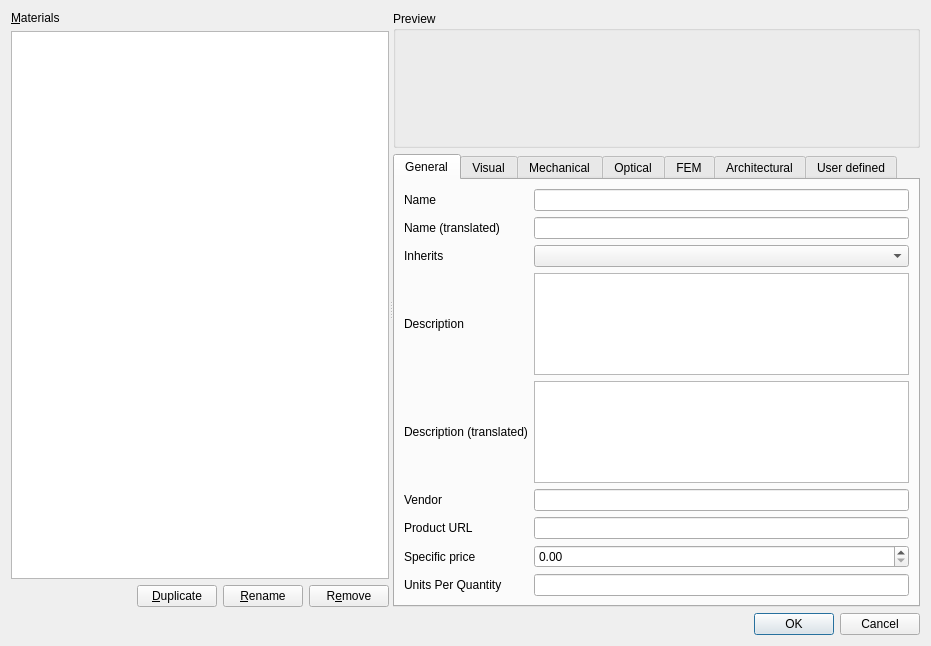
<?xml version="1.0" encoding="UTF-8"?>
<ui version="4.0">
 <class>MaterialEditor</class>
 <widget class="QDialog" name="MaterialEditor">
  <property name="geometry">
   <rect>
    <x>0</x>
    <y>0</y>
    <width>931</width>
    <height>646</height>
   </rect>
  </property>
  <property name="windowTitle">
   <string>Material Editor</string>
  </property>
  <layout class="QVBoxLayout" name="verticalLayout_4">
   <item>
    <widget class="QSplitter" name="splitter">
     <property name="orientation">
      <enum>Qt::Horizontal</enum>
     </property>
     <widget class="QWidget" name="layoutWidget">
      <layout class="QVBoxLayout" name="verticalLayout_2">
       <item>
        <widget class="QLabel" name="label_8">
         <property name="text">
          <string>&amp;Materials</string>
         </property>
         <property name="buddy">
          <cstring>materials</cstring>
         </property>
        </widget>
       </item>
       <item>
        <widget class="QTreeView" name="materials"/>
       </item>
       <item>
        <layout class="QHBoxLayout" name="horizontalLayout_5">
         <item>
          <spacer name="horizontalSpacer">
           <property name="orientation">
            <enum>Qt::Horizontal</enum>
           </property>
           <property name="sizeHint" stdset="0">
            <size>
             <width>40</width>
             <height>20</height>
            </size>
           </property>
          </spacer>
         </item>
         <item>
          <layout class="QHBoxLayout" name="horizontalLayout_4">
           <item>
            <widget class="QPushButton" name="buttonDuplicate">
             <property name="text">
              <string>&amp;Duplicate</string>
             </property>
            </widget>
           </item>
           <item>
            <widget class="QPushButton" name="buttonRename">
             <property name="text">
              <string>&amp;Rename</string>
             </property>
            </widget>
           </item>
           <item>
            <widget class="QPushButton" name="buttonRemove">
             <property name="text">
              <string>R&amp;emove</string>
             </property>
            </widget>
           </item>
          </layout>
         </item>
        </layout>
       </item>
      </layout>
     </widget>
     <widget class="QWidget" name="layoutWidget">
      <layout class="QVBoxLayout" name="verticalLayout">
       <item>
        <layout class="QHBoxLayout" name="horizontalLayout"/>
       </item>
       <item>
        <widget class="QGroupBox" name="groupBox_3">
         <property name="title">
          <string>Preview</string>
         </property>
         <layout class="QHBoxLayout" name="horizontalLayout_2">
          <item>
           <widget class="QLabel" name="PreviewRender">
            <property name="minimumSize">
             <size>
              <width>96</width>
              <height>96</height>
             </size>
            </property>
            <property name="text">
             <string/>
            </property>
           </widget>
          </item>
          <item>
           <widget class="QLabel" name="PreviewVector">
            <property name="minimumSize">
             <size>
              <width>96</width>
              <height>96</height>
             </size>
            </property>
            <property name="text">
             <string/>
            </property>
           </widget>
          </item>
          <item>
           <spacer name="horizontalSpacer_3">
            <property name="orientation">
             <enum>Qt::Horizontal</enum>
            </property>
            <property name="sizeHint" stdset="0">
             <size>
              <width>40</width>
              <height>20</height>
             </size>
            </property>
           </spacer>
          </item>
         </layout>
        </widget>
       </item>
       <item>
        <widget class="QTabWidget" name="tabWidget">
         <property name="currentIndex">
          <number>0</number>
         </property>
         <widget class="QWidget" name="tab">
          <attribute name="title">
           <string>General</string>
          </attribute>
          <layout class="QVBoxLayout" name="verticalLayout_5">
           <item>
            <layout class="QGridLayout" name="gridLayout_3">
             <item row="2" column="1">
              <widget class="QComboBox" name="propInherit"/>
             </item>
             <item row="3" column="1">
              <widget class="QTextEdit" name="propDescription"/>
             </item>
             <item row="8" column="1">
              <widget class="QDoubleSpinBox" name="propSpecificPrice"/>
             </item>
             <item row="2" column="0">
              <widget class="QLabel" name="label_10">
               <property name="text">
                <string>Inherits</string>
               </property>
              </widget>
             </item>
             <item row="9" column="1">
              <widget class="QLineEdit" name="propUnitsPerQuantity"/>
             </item>
             <item row="7" column="0">
              <widget class="QLabel" name="label_13">
               <property name="text">
                <string>Product URL</string>
               </property>
              </widget>
             </item>
             <item row="4" column="0">
              <widget class="QLabel" name="label_15">
               <property name="text">
                <string>Description (translated)</string>
               </property>
              </widget>
             </item>
             <item row="5" column="0">
              <widget class="QLabel" name="label_9">
               <property name="text">
                <string>Vendor</string>
               </property>
              </widget>
             </item>
             <item row="3" column="0">
              <widget class="QLabel" name="label">
               <property name="text">
                <string>Description</string>
               </property>
              </widget>
             </item>
             <item row="1" column="0">
              <widget class="QLabel" name="label_12">
               <property name="text">
                <string>Name (translated)</string>
               </property>
              </widget>
             </item>
             <item row="9" column="0">
              <widget class="QLabel" name="label_11">
               <property name="text">
                <string>Units Per Quantity</string>
               </property>
              </widget>
             </item>
             <item row="8" column="0">
              <widget class="QLabel" name="label_14">
               <property name="text">
                <string>Specific price</string>
               </property>
              </widget>
             </item>
             <item row="1" column="1">
              <widget class="QLineEdit" name="propNameTR"/>
             </item>
             <item row="5" column="1">
              <widget class="QLineEdit" name="propVendor"/>
             </item>
             <item row="4" column="1">
              <widget class="QTextEdit" name="propDescriptionTR"/>
             </item>
             <item row="7" column="1">
              <widget class="QLineEdit" name="propProductURL"/>
             </item>
             <item row="0" column="1">
              <widget class="QLineEdit" name="propName_2">
               <property name="text">
                <string/>
               </property>
              </widget>
             </item>
             <item row="0" column="0">
              <widget class="QLabel" name="label_35">
               <property name="text">
                <string>Name</string>
               </property>
              </widget>
             </item>
            </layout>
           </item>
           <item>
            <spacer name="verticalSpacer_4">
             <property name="orientation">
              <enum>Qt::Vertical</enum>
             </property>
             <property name="sizeHint" stdset="0">
              <size>
               <width>20</width>
               <height>40</height>
              </size>
             </property>
            </spacer>
           </item>
          </layout>
         </widget>
         <widget class="QWidget" name="tab_2">
          <attribute name="title">
           <string>Visual</string>
          </attribute>
          <layout class="QVBoxLayout" name="verticalLayout_3">
           <item>
            <layout class="QGridLayout" name="gridLayout">
             <item row="0" column="0">
              <widget class="QLabel" name="label_2">
               <property name="text">
                <string>Diffuse color</string>
               </property>
              </widget>
             </item>
             <item row="4" column="0">
              <widget class="QLabel" name="label_6">
               <property name="text">
                <string>Shininess</string>
               </property>
              </widget>
             </item>
             <item row="5" column="0">
              <widget class="QLabel" name="label_7">
               <property name="text">
                <string>Transparency</string>
               </property>
              </widget>
             </item>
             <item row="3" column="0">
              <widget class="QLabel" name="label_5">
               <property name="text">
                <string>Emissive color</string>
               </property>
              </widget>
             </item>
             <item row="0" column="1">
              <widget class="QWidget" name="propDiffuseColor" native="true"/>
             </item>
             <item row="1" column="0">
              <widget class="QLabel" name="label_3">
               <property name="text">
                <string>Ambient color</string>
               </property>
              </widget>
             </item>
             <item row="2" column="0">
              <widget class="QLabel" name="label_4">
               <property name="text">
                <string>Specular color</string>
               </property>
              </widget>
             </item>
             <item row="2" column="1">
              <widget class="QWidget" name="propSpecularColor" native="true"/>
             </item>
             <item row="3" column="1">
              <widget class="QWidget" name="propEmmisiveColor" native="true"/>
             </item>
             <item row="1" column="1">
              <widget class="QWidget" name="propAmbientColor" native="true"/>
             </item>
             <item row="0" column="2">
              <spacer name="horizontalSpacer_4">
               <property name="orientation">
                <enum>Qt::Horizontal</enum>
               </property>
               <property name="sizeHint" stdset="0">
                <size>
                 <width>40</width>
                 <height>20</height>
                </size>
               </property>
              </spacer>
             </item>
             <item row="4" column="1" colspan="2">
              <widget class="QSlider" name="propShininess">
               <property name="maximum">
                <number>100</number>
               </property>
               <property name="orientation">
                <enum>Qt::Horizontal</enum>
               </property>
              </widget>
             </item>
             <item row="5" column="1" colspan="2">
              <widget class="QSlider" name="propTransparency">
               <property name="maximum">
                <number>100</number>
               </property>
               <property name="orientation">
                <enum>Qt::Horizontal</enum>
               </property>
               <property name="invertedAppearance">
                <bool>false</bool>
               </property>
               <property name="invertedControls">
                <bool>false</bool>
               </property>
              </widget>
             </item>
            </layout>
           </item>
           <item>
            <spacer name="verticalSpacer">
             <property name="orientation">
              <enum>Qt::Vertical</enum>
             </property>
             <property name="sizeHint" stdset="0">
              <size>
               <width>20</width>
               <height>210</height>
              </size>
             </property>
            </spacer>
           </item>
          </layout>
         </widget>
         <widget class="QWidget" name="tab_3">
          <attribute name="title">
           <string>Mechanical</string>
          </attribute>
          <layout class="QGridLayout" name="gridLayout_2">
           <item row="9" column="0">
            <widget class="QLabel" name="label_23">
             <property name="text">
              <string>Thermal Conductivity</string>
             </property>
            </widget>
           </item>
           <item row="4" column="0">
            <widget class="QLabel" name="label_20">
             <property name="text">
              <string>Density</string>
             </property>
            </widget>
           </item>
           <item row="5" column="0">
            <widget class="QLabel" name="label_21">
             <property name="text">
              <string>Elasticity</string>
             </property>
            </widget>
           </item>
           <item row="3" column="0">
            <widget class="QLabel" name="label_19">
             <property name="text">
              <string>Compressive Strength</string>
             </property>
            </widget>
           </item>
           <item row="8" column="0">
            <widget class="QLabel" name="label_24">
             <property name="text">
              <string>Thermal Expansion Coefficient</string>
             </property>
            </widget>
           </item>
           <item row="6" column="0">
            <widget class="QLabel" name="label_22">
             <property name="text">
              <string>Ultimate Strain</string>
             </property>
            </widget>
           </item>
           <item row="1" column="0">
            <widget class="QLabel" name="label_17">
             <property name="text">
              <string>Ultimate Tensile Strength</string>
             </property>
            </widget>
           </item>
           <item row="0" column="0">
            <widget class="QLabel" name="label_16">
             <property name="text">
              <string>Youngs Modulus</string>
             </property>
            </widget>
           </item>
           <item row="2" column="0">
            <widget class="QLabel" name="label_18">
             <property name="text">
              <string>Poisson Ratio</string>
             </property>
            </widget>
           </item>
           <item row="7" column="0">
            <widget class="QLabel" name="label_25">
             <property name="text">
              <string>Yield Strength</string>
             </property>
            </widget>
           </item>
           <item row="10" column="0">
            <spacer name="verticalSpacer_2">
             <property name="orientation">
              <enum>Qt::Vertical</enum>
             </property>
             <property name="sizeHint" stdset="0">
              <size>
               <width>20</width>
               <height>40</height>
              </size>
             </property>
            </spacer>
           </item>
           <item row="0" column="1">
            <widget class="QWidget" name="widget" native="true"/>
           </item>
           <item row="1" column="1">
            <widget class="QWidget" name="widget_2" native="true"/>
           </item>
           <item row="2" column="1">
            <widget class="QWidget" name="widget_3" native="true"/>
           </item>
           <item row="4" column="1">
            <widget class="QWidget" name="widget_3" native="true"/>
           </item>
           <item row="3" column="1">
            <widget class="QWidget" name="widget_2" native="true"/>
           </item>
           <item row="5" column="1">
            <widget class="QWidget" name="widget_4" native="true"/>
           </item>
           <item row="6" column="1">
            <widget class="QWidget" name="widget_5" native="true"/>
           </item>
           <item row="7" column="1">
            <widget class="QWidget" name="widget_6" native="true"/>
           </item>
           <item row="8" column="1">
            <widget class="QWidget" name="widget_7" native="true"/>
           </item>
           <item row="9" column="1">
            <widget class="QWidget" name="widget_8" native="true"/>
           </item>
          </layout>
         </widget>
         <widget class="QWidget" name="tab_6">
          <attribute name="title">
           <string>Optical</string>
          </attribute>
          <layout class="QGridLayout" name="gridLayout_4">
           <item row="0" column="0">
            <widget class="QLabel" name="label_32">
             <property name="text">
              <string>Refraction index</string>
             </property>
            </widget>
           </item>
           <item row="0" column="2">
            <spacer name="horizontalSpacer_2">
             <property name="orientation">
              <enum>Qt::Horizontal</enum>
             </property>
             <property name="sizeHint" stdset="0">
              <size>
               <width>40</width>
               <height>20</height>
              </size>
             </property>
            </spacer>
           </item>
           <item row="1" column="0">
            <spacer name="verticalSpacer_3">
             <property name="orientation">
              <enum>Qt::Vertical</enum>
             </property>
             <property name="sizeHint" stdset="0">
              <size>
               <width>20</width>
               <height>40</height>
              </size>
             </property>
            </spacer>
           </item>
           <item row="0" column="1">
            <widget class="QDoubleSpinBox" name="propRefractiveIndex"/>
           </item>
          </layout>
         </widget>
         <widget class="QWidget" name="tab_4">
          <attribute name="title">
           <string>FEM</string>
          </attribute>
         </widget>
         <widget class="QWidget" name="tab_5">
          <attribute name="title">
           <string>Architectural</string>
          </attribute>
          <layout class="QGridLayout" name="gridLayout_6">
           <item row="5" column="0">
            <widget class="QLabel" name="label_31">
             <property name="text">
              <string>FractureToughness</string>
             </property>
            </widget>
           </item>
           <item row="3" column="0" colspan="2">
            <widget class="QLabel" name="label_29">
             <property name="text">
              <string>Finish</string>
             </property>
            </widget>
           </item>
           <item row="0" column="0">
            <widget class="QLabel" name="label_26">
             <property name="text">
              <string>Enlargen</string>
             </property>
            </widget>
           </item>
           <item row="1" column="0" colspan="2">
            <widget class="QLabel" name="label_27">
             <property name="text">
              <string>EnvironmentalEfficiencyClass</string>
             </property>
            </widget>
           </item>
           <item row="4" column="0">
            <widget class="QLabel" name="label_30">
             <property name="text">
              <string>FireResistanceClass</string>
             </property>
            </widget>
           </item>
           <item row="2" column="0" colspan="2">
            <widget class="QLabel" name="label_28">
             <property name="text">
              <string>ExecutionInstructions</string>
             </property>
            </widget>
           </item>
           <item row="6" column="0">
            <spacer name="verticalSpacer_6">
             <property name="orientation">
              <enum>Qt::Vertical</enum>
             </property>
             <property name="sizeHint" stdset="0">
              <size>
               <width>20</width>
               <height>40</height>
              </size>
             </property>
            </spacer>
           </item>
          </layout>
         </widget>
         <widget class="QWidget" name="tab_7">
          <attribute name="title">
           <string>User defined</string>
          </attribute>
          <layout class="QVBoxLayout" name="verticalLayout_7">
           <item>
            <layout class="QHBoxLayout" name="horizontalLayout_6">
             <item>
              <widget class="QTableView" name="userdefinedProps"/>
             </item>
             <item>
              <layout class="QVBoxLayout" name="verticalLayout_6">
               <item>
                <spacer name="verticalSpacer_5">
                 <property name="orientation">
                  <enum>Qt::Vertical</enum>
                 </property>
                 <property name="sizeHint" stdset="0">
                  <size>
                   <width>20</width>
                   <height>40</height>
                  </size>
                 </property>
                </spacer>
               </item>
               <item>
                <widget class="QPushButton" name="buttonDeleteProperty">
                 <property name="text">
                  <string>Delete property</string>
                 </property>
                </widget>
               </item>
              </layout>
             </item>
            </layout>
           </item>
           <item>
            <widget class="QFrame" name="frame">
             <property name="frameShape">
              <enum>QFrame::StyledPanel</enum>
             </property>
             <property name="frameShadow">
              <enum>QFrame::Raised</enum>
             </property>
             <layout class="QGridLayout" name="gridLayout_5">
              <item row="0" column="0">
               <widget class="QLabel" name="label_33">
                <property name="text">
                 <string>Name</string>
                </property>
               </widget>
              </item>
              <item row="0" column="1">
               <widget class="QLineEdit" name="editProperty"/>
              </item>
              <item row="0" column="3">
               <widget class="QComboBox" name="type"/>
              </item>
              <item row="1" column="3">
               <widget class="QPushButton" name="puttonAddProperty">
                <property name="text">
                 <string>Add property</string>
                </property>
               </widget>
              </item>
              <item row="0" column="2">
               <widget class="QLabel" name="label_34">
                <property name="text">
                 <string>Type</string>
                </property>
               </widget>
              </item>
             </layout>
            </widget>
           </item>
          </layout>
         </widget>
        </widget>
       </item>
       <item>
        <layout class="QHBoxLayout" name="horizontalLayout_3">
         <property name="sizeConstraint">
          <enum>QLayout::SetMaximumSize</enum>
         </property>
        </layout>
       </item>
      </layout>
     </widget>
    </widget>
   </item>
   <item>
    <widget class="QDialogButtonBox" name="standardButtons">
     <property name="standardButtons">
      <set>QDialogButtonBox::Cancel|QDialogButtonBox::Ok</set>
     </property>
    </widget>
   </item>
  </layout>
 </widget>
 <resources/>
 <connections/>
</ui>
